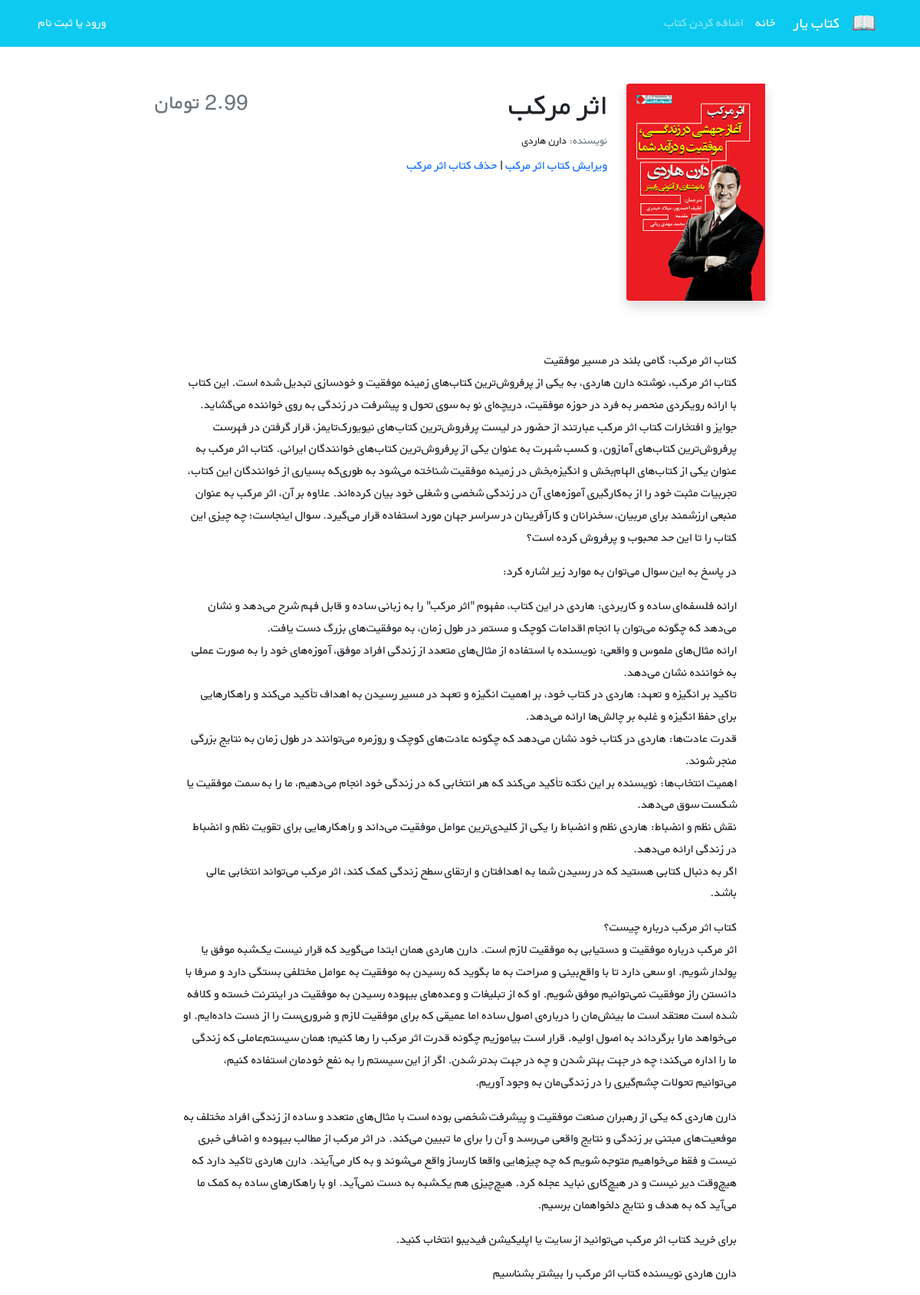
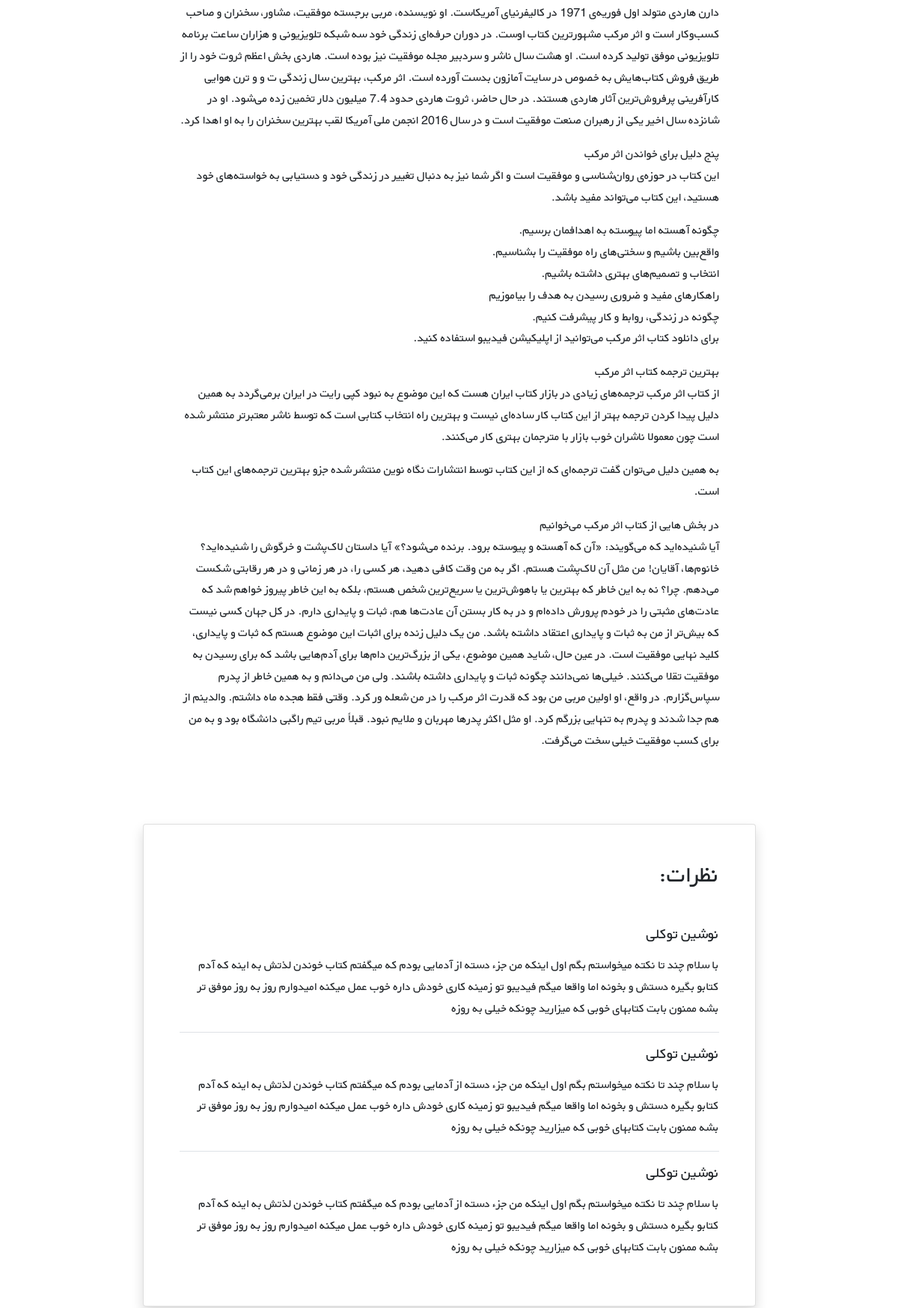
The app's page /books/7/ (upper part) with its own data (2 pictures, top to bottom).
### books/models.py (models this page shows, shortened)
class Book(models.Model):
	title = models.CharField(max_length=200)
	author = models.CharField(max_length=200)
	description = models.TextField()
	price = models.DecimalField(max_digits=5, decimal_places=2)
	cover = models.ImageField(upload_to='covers/', blank=True)

### books/views.py (the view)
# urls.py: path('<int:pk>/', views.BookDetailView.as_view(), name="book_detail"),
class BookDetailView(generic.DetailView):
	model = Book
	template_name = 'books/book_detail.html'

### templates/books/book_detail.html (shortened to what this page needs)
{% extends '_base.html' %}
{% block content %}
    <div class="container mt-5" dir="rtl">
        <div class="">
            <div class="">
                <div class="d-flex justify-content-center">
                    <div class="row w-sm-75 w-100">
                        <div class="col-xs-12 col-md-3 d-flex justify-content-center">
                            <div>
                                {% if book.cover %}
                                <img  src="{{ book.cover.url }}"
                                     class="img-fluid rounded-start shadow" alt="...">
                                {% endif %}
                            </div>
                        </div>
                        <div class="col-xs-12 col-md-6 text-center text-md-end mt-md-1 mt-4">
                            <h1>{{ book.title }}</h1>
                            <h5 class="small my-1"><span class="text-muted">نویسنده: </span>{{ book.author}}</h5>
                            <a href="{% url 'book_update' pk=book.id %}"> ویرایش کتاب {{ book.title }}</a>
                            <span> | </span>
                            <a href="{% url 'book_delete' pk=book.id %}">حذف کتاب {{ book.title }}</a>
                        </div>
                        <div class="col-xs-12 col-md-3 d-flex flex-column">
                            <h3 class="align-self-center pt-2 text-muted align-self-md-end">
                                {{ book.price }} تومان
                            </h3>
                        </div>
                    </div>
                </div>
                <div class="d-flex justify-content-center">
                    <div class="my-3 p-5 w-sm-75 w-100">
                       {{ book.description|linebreaks }}
                    </div>
                </div>
                <div class="d-flex justify-content-center">
                    <div class="card shadow my-3 p-5 w-sm-75 w-100">
                        <h2 class="mb-5">نظرات:</h2>
                        <div class="border-bottom mb-3">
                            <h5 class="mb-3">نوشین توکلی</h5>
                            <p>با سلام چند تا نکته میخواستم بگم اول اینکه من جزء دسته از آدمایی بودم که میگفتم کتاب
                                خوندن لذتش
                                به اینه که آدم کتابو بگیره دستش و بخونه اما واقعا میگم فیدیبو تو زمینه کاری خودش داره
                                خوب عمل
                                میکنه امیدوارم روز به روز موفق تر بشه ممنون بابت کتابهای خوبی که میزارید چونکه خیلی به
                                روزه</p>
                        </div>
                        <div class="border-bottom mb-3">
                            <h5 class="mb-3">نوشین توکلی</h5>
                            <p>با سلام چند تا نکته میخواستم بگم اول اینکه من جزء دسته از آدمایی بودم که میگفتم کتاب
                                خوندن لذتش
                                به اینه که آدم کتابو بگیره دستش و بخونه اما واقعا میگم فیدیبو تو زمینه کاری خودش داره
                                خوب عمل
                                میکنه امیدوارم روز به روز موفق تر بشه ممنون بابت کتابهای خوبی که میزارید چونکه خیلی به
                                روزه</p>
                        </div>
                        <div>
                            <h5 class="mb-3">نوشین توکلی</h5>
                            <p>با سلام چند تا نکته میخواستم بگم اول اینکه من جزء دسته از آدمایی بودم که میگفتم کتاب
                                خوندن لذتش
                                به اینه که آدم کتابو بگیره دستش و بخونه اما واقعا میگم فیدیبو تو زمینه کاری خودش داره
                                خوب عمل
                                میکنه امیدوارم روز به روز موفق تر بشه ممنون بابت کتابهای خوبی که میزارید چونکه خیلی به
                                روزه</p>
                        </div>
                    </div>
                </div>
            </div>
        </div>
    </div>
{% endblock content %}

### static/css/style.css (style rules this page uses)
* { font-family: 'BYekan', sans-serif; line-height: 1.8rem; }
@media (min-width: 576px) { .w-sm-75 { width: 75%!important; } }

### templates/_base.html (style rules this page uses)
a { text-decoration: none; }

### records on screen
Book: cover (picture), title "اثر مرکب", author "دارن هاردی", description "کتاب اثر مرکب: گامی بلند در مسیر موفقیت کتاب اثر مرکب، نوشته‌ دارن هاردی، به یکی از پرفروش‌ترین کتاب‌های زمینه‌ موفقیت و خودسازی تبدیل شده است. این کتاب با ارائه‌ رویکردی منحصر به فرد در حوزه موفقیت، دریچه‌ای نو به سوی تحول و پیشرفت در زندگی به روی خواننده می‌گشاید. جوایز و افتخارات کتاب اثر مرکب عبارتند از حضور در لیست پرفروش‌ترین کتاب‌های نیویورک‌تایمز، قرار گرفتن در فهرست پرفروش‌ترین کتاب‌های آمازون، و کسب شهرت به عنوان یکی از پرفروش‌ترین کتاب‌های خوانندگان ایرانی. کتاب اثر مرکب به عنوان یکی از کتاب‌های الهام‌بخش و انگیزه‌بخش در زمینه‌ موفقیت شناخته می‌شود به طوری‌که بسیاری از خوانندگان این کتاب، تجربیات مثبت خود را از به‌کارگیری آموزه‌های آن در زندگی شخصی و شغلی خود بیان کرده‌اند. علاوه…"
